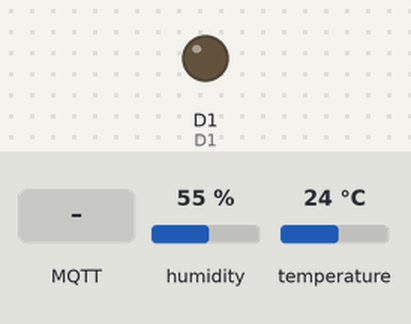
The sketch below on a simulated ESP8266 (NodeMCU). Parts: output pins drawn as LEDs (lit = HIGH). The test bench sets the inputs (shaded band); at power-on: humidity 55 %, temperature 24 °C. WiFi joins after 1.5 s; servers stay silent unless stated; no MQTT or app messages arrive unless stated; what the sketch prints to the serial monitor is not drawn.

Above: at 2.7 s.
2.8 s: MQTT message "L" arrives on the first subscribed topic
At 7.0 s:
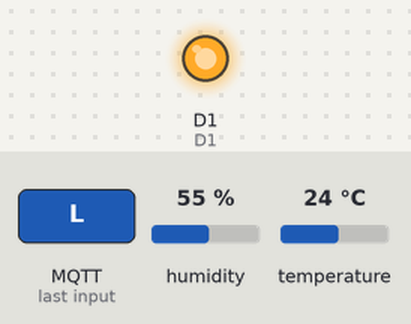
8.0 s: MQTT message "D" arrives on the first subscribed topic
At 12.9 s:
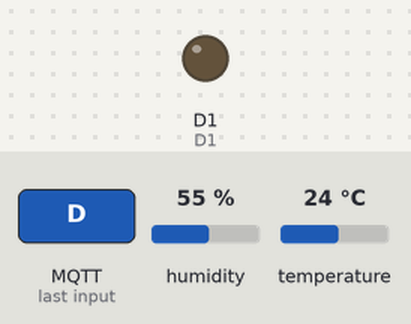
Timing chart, 0 to 14.4 s (numbered marks = the images above; inputs shaded):
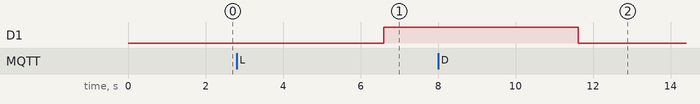

The sketch:

CodigoEspIMD509.ino
```cpp
//Programa: NodeMCU e MQTT - Controle e Monitoramento IoT
//Autor: Pedro Bertoleti
//Adaptado: Cleyton da Silva Vitor

#include <ESP8266WiFi.h> // Importa a Biblioteca ESP8266WiFi
#include <PubSubClient.h> // Importa a Biblioteca PubSubClient
#include <DHT.h>


//defines:
                                            //defines de id mqtt e tópicos para publicação e subscribe
#define TOPICO_SUBSCRIBE "MQTTimdEnvia"     //tópico MQTT de escuta
#define TOPICO_PUBLISH   "MQTTimdSensor"    //tópico MQTT de envio de informações para Broker
                                            //IMPORTANTE: recomendamos fortemente alterar os nomes
                                            //            desses tópicos. Caso contrário, há grandes
                                            //            chances de você controlar e monitorar o NodeMCU
                                            //            de outra pessoa.
#define ID_MQTT  "IMD509"                   //id mqtt (para identificação de sessão)
                                            //IMPORTANTE: este deve ser único no broker (ou seja,
                                            //            se um client MQTT tentar entrar com o mesmo
                                            //            id de outro já conectado ao broker, o broker
                                            //            irá fechar a conexão de um deles).


//defines - mapeamento de pinos do NodeMCU
#define D0    16
#define D1    5
#define D2    4
#define D3    0
#define D4    2
#define D5    14
#define D6    12
#define D7    13
#define D8    15
#define D9    3
#define D10   1
#define DHTPIN D2 //Pino digital D2 (GPIO5) conectado ao DHT11
#define DHTTYPE DHT11 //Tipo do sensor DHT11


// WIFI
const char* SSID = "brisa-1712326"; // SSID / nome da rede WI-FI que deseja se conectar
const char* PASSWORD = "jtrmgnxz"; // Senha da rede WI-FI que deseja se conectar

// MQTT
const char* BROKER_MQTT = "broker.hivemq.com"; //URL do broker MQTT que se deseja utilizar
int BROKER_PORT = 1883; // Porta do Broker MQTT


//Variáveis e objetos globais
WiFiClient espClient; // Cria o objeto espClient
PubSubClient MQTT(espClient); // Instancia o Cliente MQTT passando o objeto espClient
DHT dht(DHTPIN, DHTTYPE); //Inicializando o objeto dht do tipo DHT passando como parâmetro o pino (DHTPIN) e o tipo do sensor (DHTTYP
float temperatura; //variável para armazenar a temperatura
char data[5];
char *valor;


//Prototypes
void initSerial();
void initWiFi();
void initMQTT();
void reconectWiFi();
void mqtt_callback(char* topic, byte* payload, unsigned int length);
void VerificaConexoesWiFIEMQTT(void);
void InitOutput(void);

/*
    Implementações das funções
*/
void setup()
{
  //inicializações:
  InitOutput();
  initSerial();
  initWiFi();
  initMQTT();
  dht.begin(); //Inicializa o sensor DHT11

}

//Função: inicializa comunicação serial com baudrate 115200 (para fins de monitorar no terminal serial
//o que está acontecendo.

void initSerial()
{
  Serial.begin(115200);
}

//Função: inicializa e conecta-se na rede WI-FI desejada

void initWiFi()
{
  delay(10);
  Serial.println("------Conexao WI-FI------");
  Serial.print("Conectando-se na rede: ");
  Serial.println(SSID);
  Serial.println("Aguarde");

  reconectWiFi();
}

//Função: inicializa parâmetros de conexão MQTT(endereço do
//        broker, porta e seta função de callback)

void initMQTT()
{
  MQTT.setServer(BROKER_MQTT, BROKER_PORT);   //informa qual broker e porta deve ser conectado
  MQTT.setCallback(mqtt_callback);            //atribui função de callback (função chamada quando qualquer informação de um dos tópicos subescritos chega)
}

//Função: função de callback
//        esta função é chamada toda vez que uma informação de
//        um dos tópicos subescritos chega)

void mqtt_callback(char* topic, byte* payload, unsigned int length)
{
  String msg;

  //obtem a string do payload recebido
  for (int i = 0; i < length; i++)
  {
    char c = (char)payload[i];
    msg += c;
  }

  //toma ação dependendo da string recebida:
  //verifica se deve colocar nivel alto de tensão na saída D0:

  if (msg.equals("L"))
  {
    digitalWrite(D1, HIGH);
    //EstadoSaida = '1';
  }


  if (msg.equals("D"))
  {
    digitalWrite(D1, LOW);
    //EstadoSaida = '0';
  }

}

//Função: reconecta-se ao broker MQTT (caso ainda não esteja conectado ou em caso de a conexão cair)
//em caso de sucesso na conexão ou reconexão, o subscribe dos tópicos é refeito.

void reconnectMQTT()
{
  while (!MQTT.connected())
  {
    Serial.print("* Tentando se conectar ao Broker MQTT: ");
    Serial.println(BROKER_MQTT);
    if (MQTT.connect(ID_MQTT))
    {
      Serial.println("Conectado com sucesso ao broker MQTT!");
      MQTT.subscribe(TOPICO_SUBSCRIBE);
    }
    else
    {
      Serial.println("Falha ao reconectar no broker.");
      Serial.println("Havera nova tentatica de conexao em 2s");
      delay(2000);
    }
  }
}

//Função: reconecta-se ao WiFi

void reconectWiFi()
{
  //se já está conectado a rede WI-FI, nada é feito.
  //Caso contrário, são efetuadas tentativas de conexão
  if (WiFi.status() == WL_CONNECTED)
    return;

  WiFi.begin(SSID, PASSWORD); // Conecta na rede WI-FI

  while (WiFi.status() != WL_CONNECTED)
  {
    delay(100);
    Serial.print(".");
  }

  Serial.println();
  Serial.print("Conectado com sucesso na rede ");
  Serial.print(SSID);
  Serial.println("IP obtido: ");
  Serial.println(WiFi.localIP());
}

//Função: verifica o estado das conexões WiFI e ao broker MQTT.
//        Em caso de desconexão (qualquer uma das duas), a conexão
//        é refeita.

void VerificaConexoesWiFIEMQTT(void)
{
  if (!MQTT.connected())
    reconnectMQTT(); //se não há conexão com o Broker, a conexão é refeita

  reconectWiFi(); //se não há conexão com o WiFI, a conexão é refeita
}

//Função: envia ao Broker o estado atual do DHT

void EnviaTemperatura(void)
{
  temperatura = dht.readTemperature();
  //Serial.print("Temperatura: ");
  //Serial.print(temperatura);
  //Serial.println(" ºC");
  //converte de float para char
  valor = dtostrf(temperatura, 4, 2, data);
  MQTT.publish(TOPICO_SUBSCRIBE, valor);
  delay(5000);
}

//Função: inicializa o output em nível lógico baixo

void InitOutput(void)
{
  pinMode(D1, OUTPUT);
  digitalWrite(D1, LOW);
}


void loop()
{
  //garante funcionamento das conexões WiFi e ao broker MQTT
  VerificaConexoesWiFIEMQTT();

  //envia o a tenperatura lida pelo DHT11
  EnviaTemperatura();

  //keep-alive da comunicação com broker MQTT
  MQTT.loop();
}
```

Measured:
- after the input at 2.8 s, D1: LOW → HIGH after 3.8 s
- after the input at 8.0 s, D1: HIGH → LOW after 3.6 s
